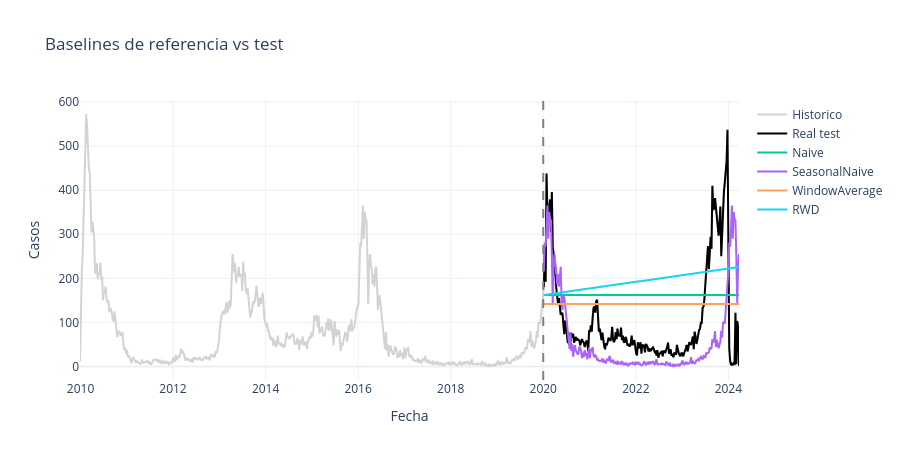

This figure's notebook cell:
### Markdown cell above
---
## PARTE 6: BASELINES DE REFERENCIA

Los baselines se usan como referencia cuantitativa para medir mejora porcentual. No cuentan dentro de los 8 modelos obligatorios de fase 2.

### Code cell
def crear_statsforecast_baseline(frecuencia=FRECUENCIA, estacionalidad=ESTACIONALIDAD):
    return StatsForecast(
        models=[Naive(), SeasonalNaive(season_length=estacionalidad), WindowAverage(window_size=3), RandomWalkWithDrift()],
        freq=frecuencia,
    )


def unir_predicciones_con_test(test, preds):
    return test.merge(preds, on=['unique_id', 'ds'])


def graficar_pronosticos(serie, test, preds_test, modelos, titulo):
    fig = go.Figure()
    fig.add_trace(go.Scatter(x=serie.ds, y=serie.y, mode='lines', name='Historico', line=dict(color='lightgray')))
    fig.add_trace(go.Scatter(x=test.ds, y=test.y, mode='lines', name='Real test', line=dict(color='black', width=2)))
    for modelo in modelos:
        fig.add_trace(go.Scatter(x=preds_test.ds, y=preds_test[modelo], mode='lines', name=modelo))
    fig.add_vline(x=pd.to_datetime(FECHA_CORTE), line_dash='dash', line_color='gray')
    fig.update_layout(title=titulo, xaxis_title='Fecha', yaxis_title='Casos', template='plotly_white', height=460)
    fig.show()


sf_baseline = crear_statsforecast_baseline()
sf_baseline.fit(train)
preds_baseline = sf_baseline.predict(h=len(test))
modelos_baseline = [c for c in preds_baseline.columns if c not in ['unique_id', 'ds']]
test_baseline = unir_predicciones_con_test(test, preds_baseline)
metricas_baseline = calcular_metricas_pronostico(test_baseline, modelos_baseline)

graficar_pronosticos(df, test, test_baseline, modelos_baseline, 'Baselines de referencia vs test')
display(estilo_ranking_metricas(metricas_baseline))

### Figure 1 — Plotly figure (JSON) as saved in the notebook; plotly's stock layout.template omitted (floating-point values rounded to 4 significant figures; data arrays with more than 128 entries replaced by an {"elided": "..."} marker saying what was removed)
{"data": [{"line": {"color": "lightgray"}, "mode": "lines", "name": "Historico", "type": "scatter", "x": {"elided": "744 str values"}, "y": {"elided": "744 float values"}}, {"line": {"color": "black", "width": 2}, "mode": "lines", "name": "Real test", "type": "scatter", "x": {"elided": "221 str values"}, "y": {"elided": "221 float values"}}, {"mode": "lines", "name": "Naive", "type": "scatter", "x": {"elided": "221 str values"}, "y": {"elided": "221 float values"}}, {"mode": "lines", "name": "SeasonalNaive", "type": "scatter", "x": {"elided": "221 str values"}, "y": {"elided": "221 float values"}}, {"mode": "lines", "name": "WindowAverage", "type": "scatter", "x": {"elided": "221 str values"}, "y": {"elided": "221 float values"}}, {"mode": "lines", "name": "RWD", "type": "scatter", "x": {"elided": "221 str values"}, "y": {"elided": "221 float values"}}], "layout": {"height": 460, "shapes": [{"line": {"color": "gray", "dash": "dash"}, "type": "line", "x0": "2020-01-01T00:00:00", "x1": "2020-01-01T00:00:00", "xref": "x", "y0": 0, "y1": 1, "yref": "y domain"}], "title": {"text": "Baselines de referencia vs test"}, "xaxis": {"title": {"text": "Fecha"}}, "yaxis": {"title": {"text": "Casos"}}}}
